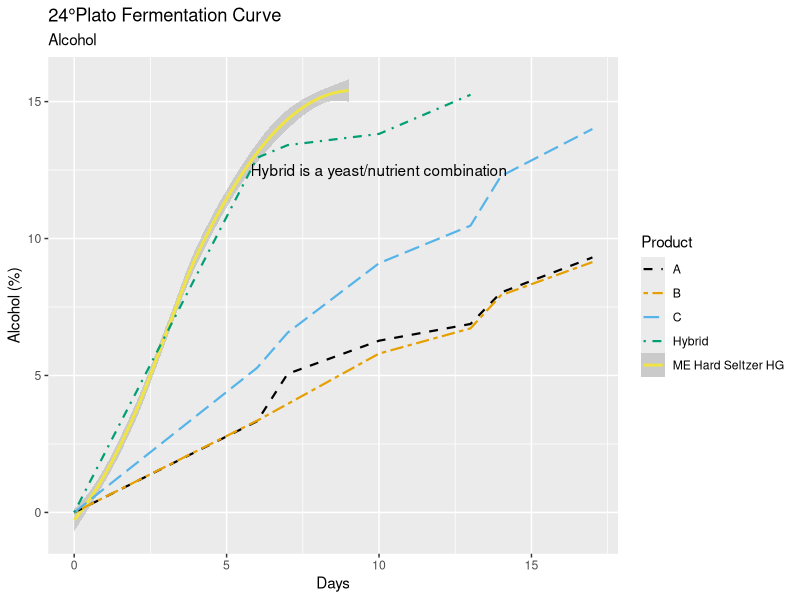
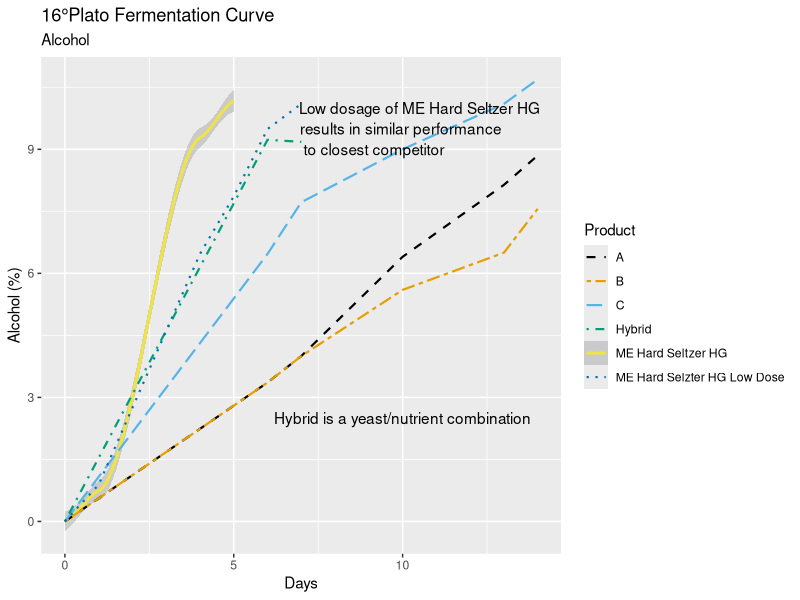
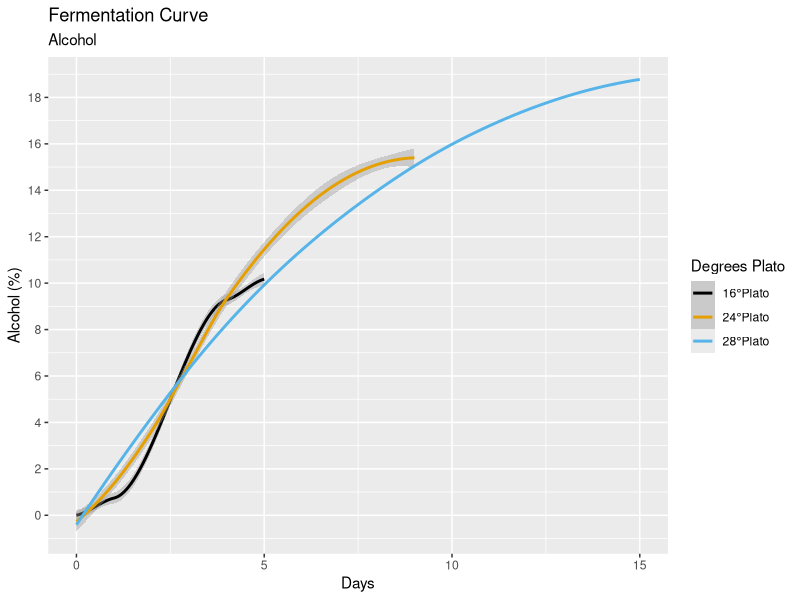
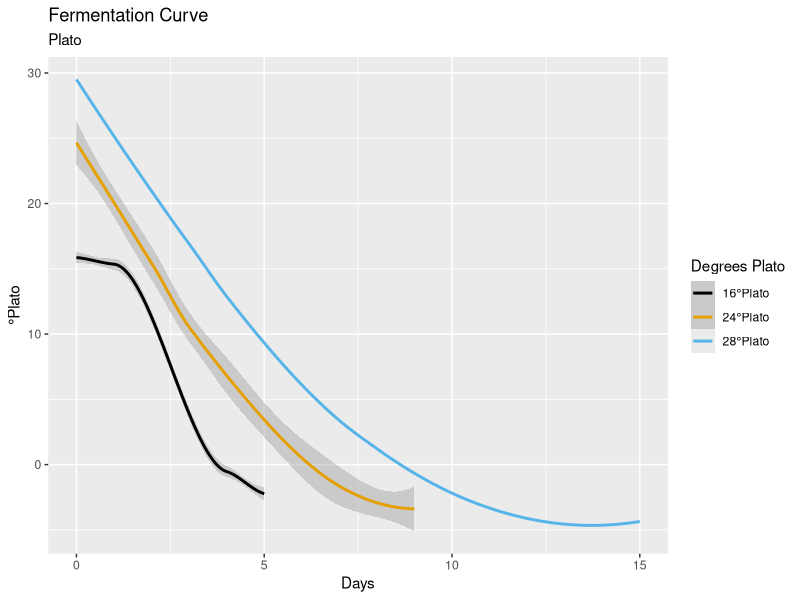
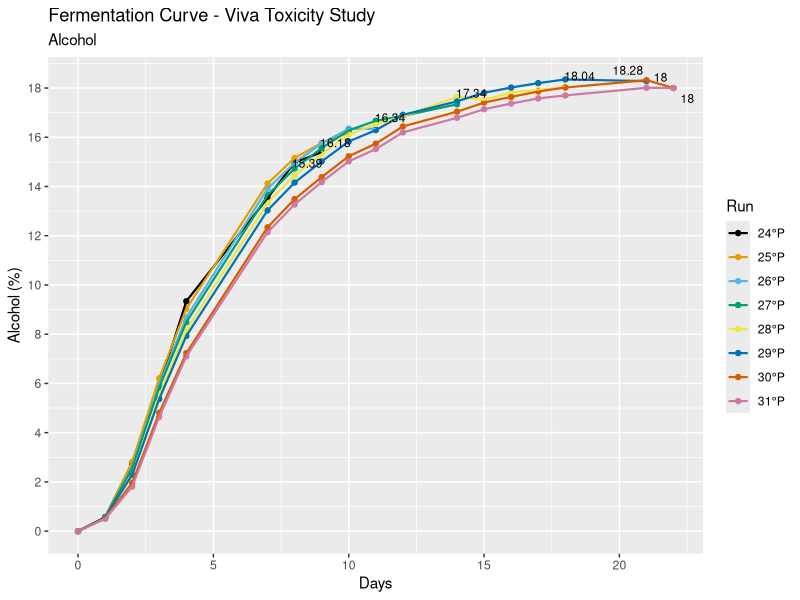
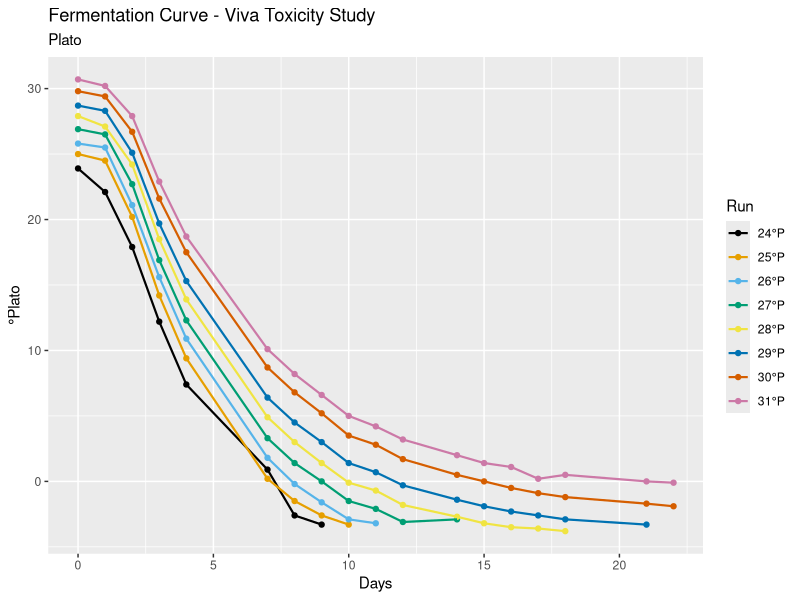
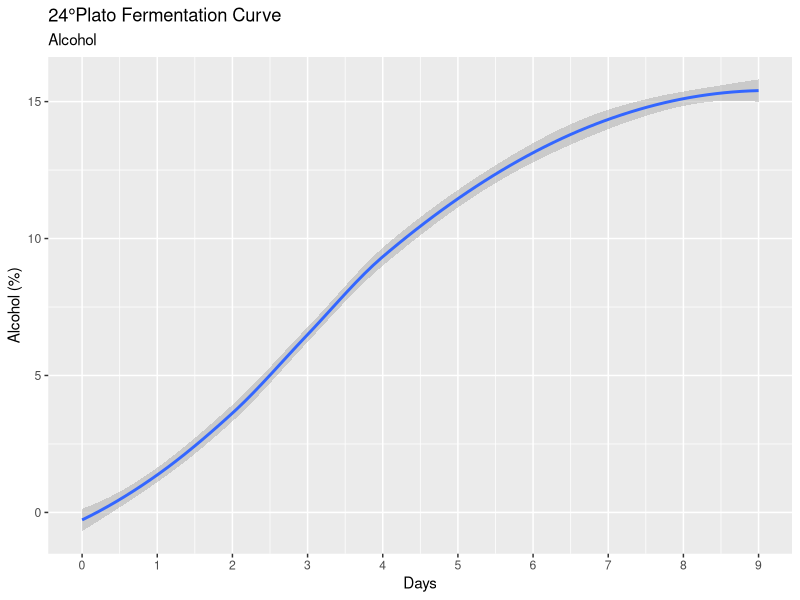
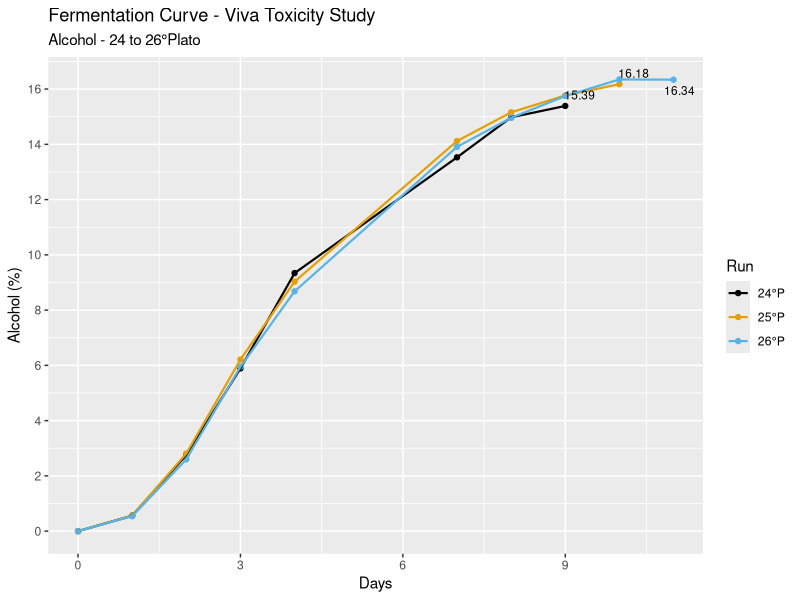

The R source for these figures, in order:
install.packages("tidyverse")
library(tidyverse)
install.packages("rmarkdown")
library(rmarkdown)
install.packages("ggrepel")
library(ggrepel)

# Loading in the csv files containing the data
plato24 <- read_csv("GFC21_003_24Plato_Data.csv")
plato16 <- read_csv("GFC21_003_16Plato_Data.csv")

# Filtering the data to contain either our products or competitors
plato24_comp <- plato24 %>% 
    filter(product %in% c("A","B","C","Hybrid"))
plato24_MEHSHG <- plato24 %>% 
    filter(product %in% c("ME Hard Seltzer HG"))
plato16_comp <- plato16 %>% 
    filter(product %in% c("A","B","C","Hybrid","ME Hard Selzter HG Low Dose"))
plato16_MEHSHG <- plato16 %>% 
    filter(product %in% c("ME Hard Seltzer HG"))

# Colorblind-friendly palette with black
cbPalette <- c("#000000", "#E69F00", "#56B4E9", "#009E73", "#F0E442", "#0072B2", "#D55E00", "#CC79A7")

# Plot looking at alcohol production between our product and competitors at 24 Plato over time
ggplot(data=plato24,aes(x=day,y=alcohol*100,color=product,linetype=product))+
    geom_smooth(data=plato24_MEHSHG)+
    geom_line(data=plato24_comp,size=.75)+
    labs(title="24°Plato Fermentation Curve",
         subtitle="Alcohol",
         x="Days",
         y="Alcohol (%)",
         colour="Product",
         linetype="Product")+
    scale_color_manual(values=cbPalette)+
    scale_linetype_manual(values=c("dashed","twodash","longdash","dotdash","solid","dotted"))+
    annotate(geom="text",x=10,y=12.5,label="Hybrid is a yeast/nutrient combination")

ggsave("24p_compreveiw_alcohol.png",width=8.5,height=5)

# Plot looking at alcohol production between our product and competitors at 16 Plato over time
ggplot(data=plato16,aes(x=day,y=alcohol*100,color=product,linetype=product))+
    geom_smooth(data=plato16_MEHSHG)+
    geom_line(data=plato16_comp,size=.75)+
    labs(title="16°Plato Fermentation Curve",
         subtitle="Alcohol",
         x="Days",
         y="Alcohol (%)",
         colour="Product",
         linetype="Product")+
    scale_color_manual(values=cbPalette)+
    scale_linetype_manual(values=c("dashed","twodash","longdash","dotdash","solid","dotted"))+
    annotate(geom="text",x=10,y=2.5,label="Hybrid is a yeast/nutrient combination")+
    annotate(geom="text",x=10.5,y=10,label="Low dosage of ME Hard Seltzer HG")+
    annotate(geom="text",x=9.95,y=9.5,label="results in similar performance")+
    annotate(geom="text",x=9.15,y=9,label="to closest competitor")

ggsave("16p_compreview_alcohol.png",width=8.5,height=5)

# Loading in the csv file containing Jasmin's 28P benchtop data
plato28 <- read_csv("GFC21_003_28Plato_Data.csv")

# Plot looking at alcohol production at 16, 24, and 28P
ggplot(data=plato28,aes(x=day,y=alcohol*100))+
    geom_smooth(data=plato16_MEHSHG,aes(color="16°Plato"))+
    geom_smooth(data=plato24_MEHSHG,aes(color="24°Plato"))+
    geom_smooth(data=plato28,aes(color="28°Plato"),se=F)+
    labs(title="Fermentation Curve",
         subtitle="Alcohol",
         x="Days",
         y="Alcohol (%)",
         colour="Degrees Plato")+
    scale_color_manual(name="Degrees Plato",
                       breaks=c("16°Plato","24°Plato","28°Plato"),
                       values=cbPalette)+
    scale_y_continuous(breaks=seq(0,21,2))

ggsave("pds_fermcurve_alcohol.png",width=8.5,height=5)

# Plot looking at plato drop at 16, 24, and 28P
ggplot(data=plato28,aes(x=day,y=plato))+
    geom_smooth(data=plato16_MEHSHG,aes(color="16°Plato"))+
    geom_smooth(data=plato24_MEHSHG,aes(color="24°Plato"))+
    geom_smooth(data=plato28,aes(color="28°Plato"),se=F)+
    labs(title="Fermentation Curve",
         subtitle="Plato",
         x="Days",
         y="°Plato",
         colour="Degrees Plato",)+
    scale_color_manual(name="Degrees Plato",
                       breaks=c("16°Plato","24°Plato","28°Plato"),
                       values=cbPalette)

ggsave("pds_fermcurve_plato.png",width=8.5,height=5)

# Loading in csv file containing data from Viva Toxicity study
toxicity <- read_csv("GFC21_003_Round3.csv")
toxic_dataend <- toxicity %>% 
    group_by(Run) %>% 
    top_n(1,Day)

# Plot looking at toxicity runs alcohol production
ggplot(data=toxicity,mapping=aes(x=Day,y=Alcohol*100))+
    geom_point(aes(color=as.factor(Run)))+
    geom_line(aes(color=as.factor(Run)),size=.75)+
    scale_color_manual(labels=c("24°P","25°P","26°P","27°P","28°P","29°P","30°P","31°P"),values=cbPalette)+
    labs(title="Fermentation Curve - Viva Toxicity Study",
         subtitle="Alcohol",
         x="Days",
         y="Alcohol (%)",
         colour="Run")+
    scale_y_continuous(breaks=seq(0,21,2))+
    geom_text_repel(aes(label=Alcohol*100),data=toxic_dataend,size=3)

ggsave("toxicity_alcohol.png",width=8.5,height=5)

# Plot looking at toxicity runs plato reduction
ggplot(data=toxicity,mapping=aes(x=Day,y=Plato))+
    geom_point(aes(color=as.factor(Run)))+
    geom_line(aes(color=as.factor(Run)),size=.75)+
    scale_color_manual(labels=c("24°P","25°P","26°P","27°P","28°P","29°P","30°P","31°P"),values=cbPalette)+
    labs(title="Fermentation Curve - Viva Toxicity Study",
         subtitle="Plato",
         x="Days",
         y="°Plato",
         colour="Run")

ggsave("toxicity_plato.png",width=8.5,height=5)

# Quick plot made at request of Nate for 3/11 meeting
ggplot(data=plato24_MEHSHG,mapping=aes(x=day,y=alcohol*100))+
    geom_smooth()+
    labs(title="24°Plato Fermentation Curve",
         subtitle="Alcohol",
         x="Days",
         y="Alcohol (%)")+
    scale_x_continuous(breaks=seq(0,10,1))

ggsave("24P_alcohol.png",width=8.5,height=5)

#filtering data to only contain 24-26 Plato Toxicity Runs
toxic_low <- toxicity %>% 
    filter(Run %in% c("33","34","35"))
toxic_low_dataend <- toxic_low %>% 
    group_by(Run) %>% 
    top_n(1,Day)

# Plot looking at alcohol production in 24-26 plato
ggplot(data=toxic_low,mapping=aes(x=Day,y=Alcohol*100))+
    geom_point(aes(color=as.factor(Run)))+
    geom_line(aes(color=as.factor(Run)),size=.75)+
    scale_color_manual(labels=c("24°P","25°P","26°P"),values=cbPalette)+
    labs(title="Fermentation Curve - Viva Toxicity Study",
         subtitle="Alcohol - 24 to 26°Plato",
         x="Days",
         y="Alcohol (%)",
         colour="Run")+
    scale_y_continuous(breaks=seq(0,21,2))+
    geom_text_repel(aes(label=Alcohol*100),data=toxic_low_dataend,size=3)

ggsave("toxic_low_alcohol.png",width=8.5,height=5)

# Plot looking at plato reduction in 24-26 plato
ggplot(data=toxic_low,mapping=aes(x=Day,y=Plato))+
    geom_point(aes(color=as.factor(Run)))+
    geom_line(aes(color=as.factor(Run)),size=.75)+
    scale_color_manual(labels=c("24°P","25°P","26°P"),values=cbPalette)+
    labs(title="Fermentation Curve - Viva Toxicity Study",
         subtitle="Plato - 24 to 26°Plato",
         x="Days",
         y="°Plato",
         colour="Run")+
    scale_y_continuous(breaks=seq(0,27,3))+
    geom_text_repel(aes(label=Plato),data=toxic_low_dataend,size=3)

ggsave("toxic_low_plato.png",width=8.5,height=5)
